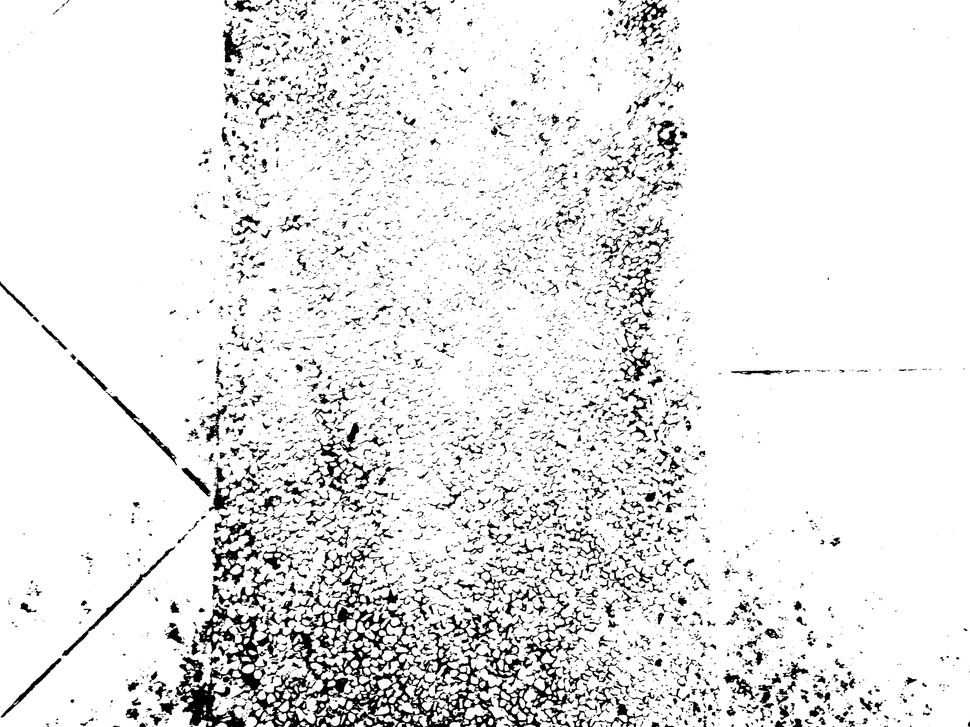
#> input picture blackwhite.jpg, 970 x 727 px, shrunk from 3968 x 2976 before the run
$ python Erode_Canny_2.py
#> lines starting #> are read from the running program, lines starting #| are printed output that depends on the picture; after the words box and inside, x2 and y2 are one past the last pixel; in counts of white or black regions, pixels touching at a corner belong together
import cv2
import numpy as np

# 读取图片并转至灰度模式
imagepath = 'blackwhite.jpg'
img = cv2.imread(imagepath, 1)
#> img is the input picture: shape (727, 970, 3); min 0, max 255, mean 232
gray = cv2.cvtColor(img, cv2.COLOR_BGR2GRAY)
ret, threshf = cv2.threshold(gray, 90, 255, cv2.THRESH_BINARY)
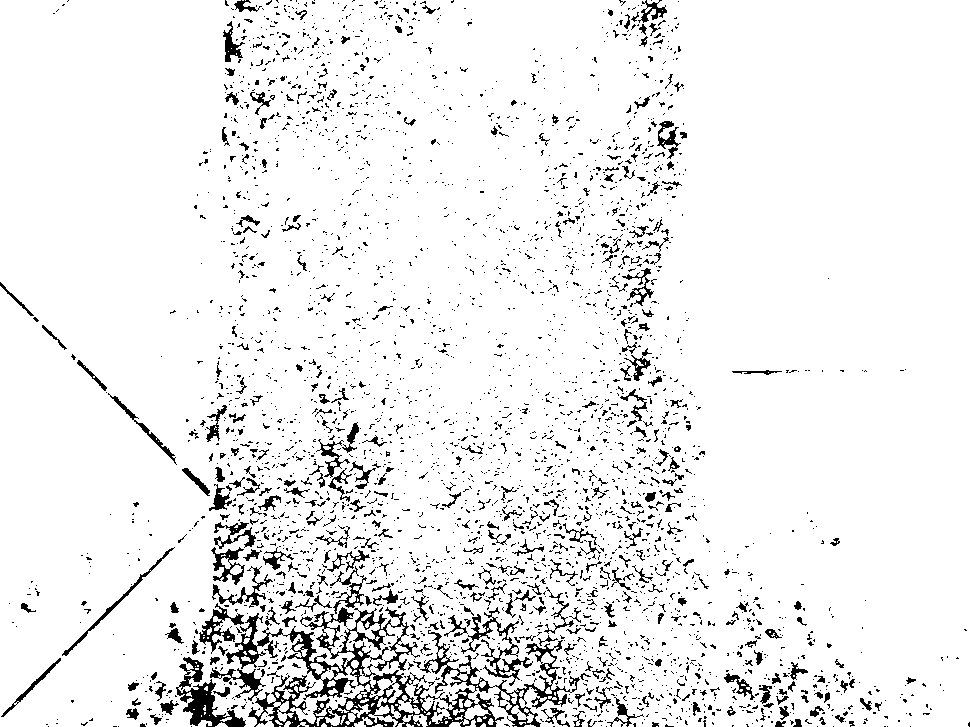
#> threshf: shape (727, 970); 93.1% white; black in thin lines or dots
thresh=~threshf
#> thresh: shape (727, 970); 6.9% white in thin lines or dots
#膨胀操作
kernel = np.ones((5,5),np.uint8)
mid= cv2.erode(thresh,kernel,iterations =2)
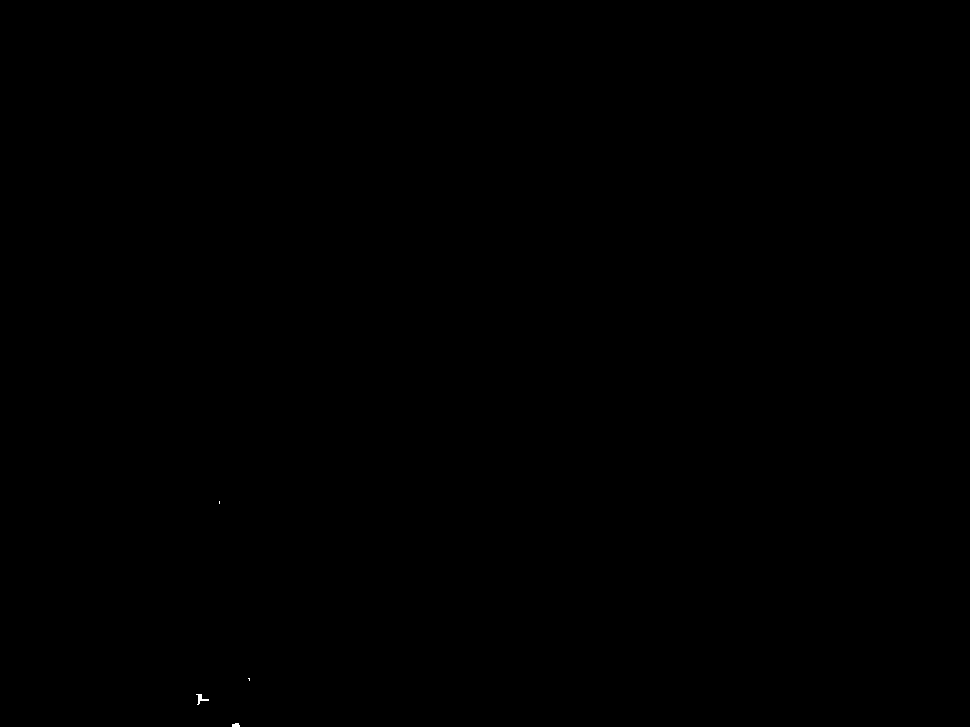
#> mid: shape (727, 970); 0.01% white; 4 white regions (2 under 20 px), largest, box (x1, y1, x2, y2) and area: (196, 694, 209, 705) 52, (232, 723, 240, 727) 27
result= cv2.dilate(mid,kernel,iterations =8)
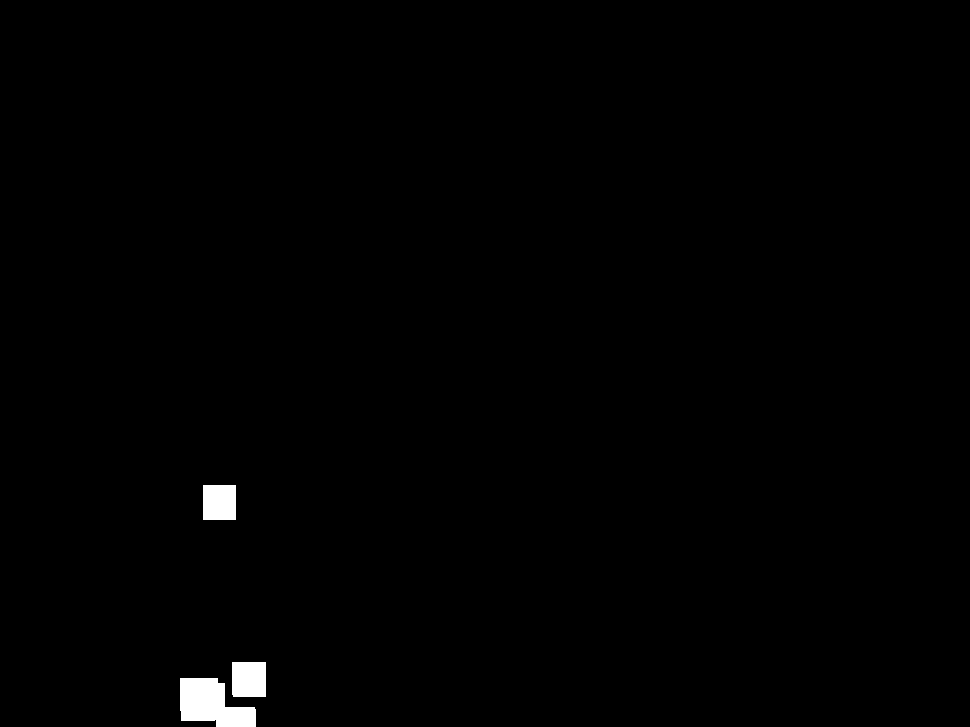
#> result: shape (727, 970); 0.7% white; 3 white regions, box (x1, y1, x2, y2) and area: (180, 678, 256, 727) 2561, (232, 662, 266, 697) 1188, (203, 485, 236, 520) 1155
showed=~result
#Canny 算子
lowThreshold = 0
i = 100
max_lowThreshold = i
ratio = 3
kernel_size = 3
def CannyThreshold(lowThreshold):
#> called with lowThreshold = 0
    detected_edges = cv2.GaussianBlur(showed, (3, 3), 0)
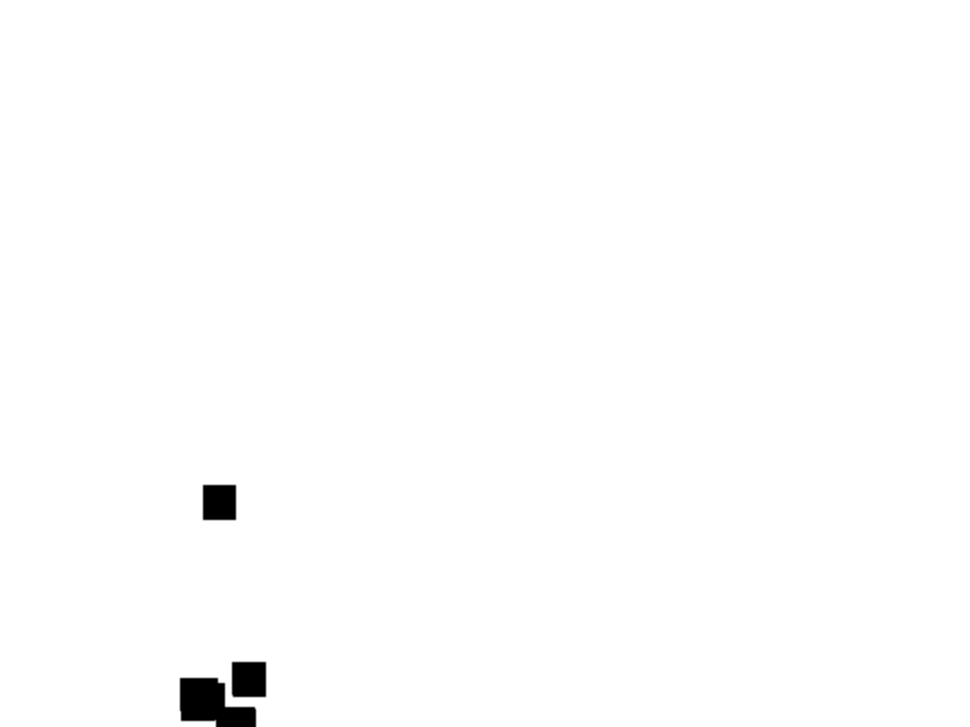
#> detected_edges: shape (727, 970); min 0, max 255, mean 253.2
    detected_edges = cv2.Canny(detected_edges, lowThreshold, lowThreshold * ratio, apertureSize=kernel_size)
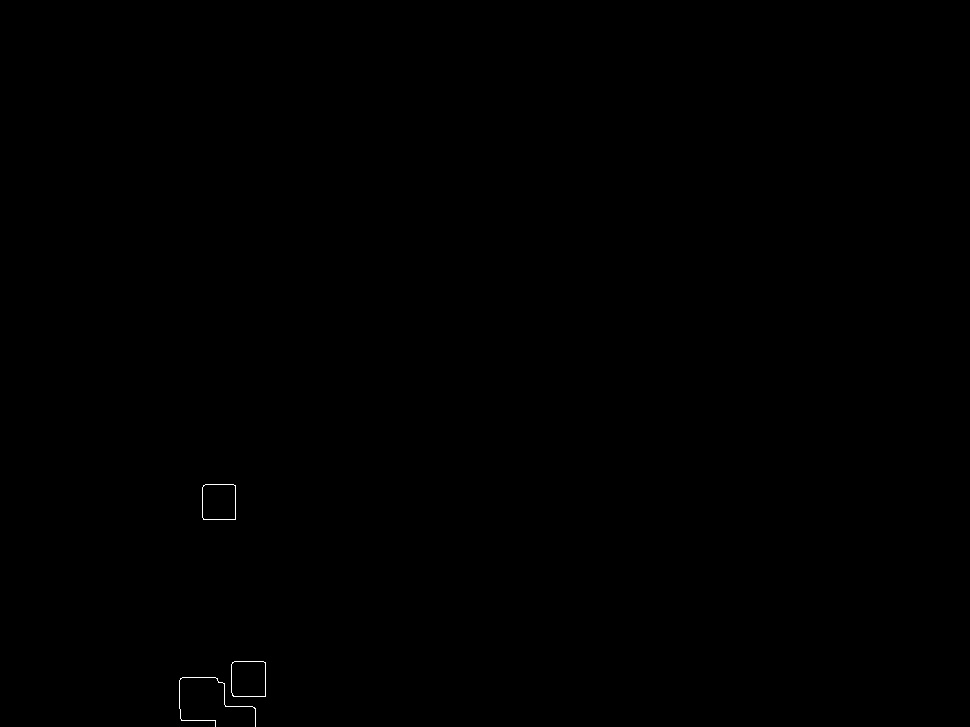
#> detected_edges: shape (727, 970); 0.07% white in thin lines or dots, all inside (x1, y1, x2, y2) = (179, 484, 266, 727)
    dst = cv2.bitwise_and(showed, showed, mask=detected_edges)  # just add some colours to edges from original image.
#> dst: shape (727, 970); 0.03% white in thin lines or dots, all inside (x1, y1, x2, y2) = (179, 484, 264, 727)
    cv2.imshow('canny demo', dst)

"""

def BlackWhite():
    smallMosaic = cv2.GaussianBlur(gray, (5, 5), 0)
    BigMosaic = cv2.medianBlur(smallMosaic, 3)
    yes,bw=cv2.threshold(BigMosaic,127,255,cv2.THRESH_BINARY)
    bwback=~bw
    cv2.namedWindow('Black and white of the origin',0)
    cv2.imshow('Black and white of the origin',bwback)

smallMosaic = cv2.GaussianBlur(gray, (5, 5), 0)
BigMosaic = cv2.medianBlur(smallMosaic, 3)
yes,bw=cv2.threshold(BigMosaic,127,255,cv2.THRESH_BINARY)
BlackWhite()
"""

cv2.namedWindow('Closed result',0)
cv2.imshow('Closed result',showed)

#cv2.imwrite("blackwhite.jpg",bw)
#Lines to run the canny
cv2.namedWindow('canny demo',0)
CannyThreshold(0)  # initialization
cv2.createTrackbar('Min threshold', 'canny demo', lowThreshold, max_lowThreshold, CannyThreshold)

if cv2.waitKey(0) == 27:
#> (key Esc is pressed here)
    cv2.destroyAllWindows()
